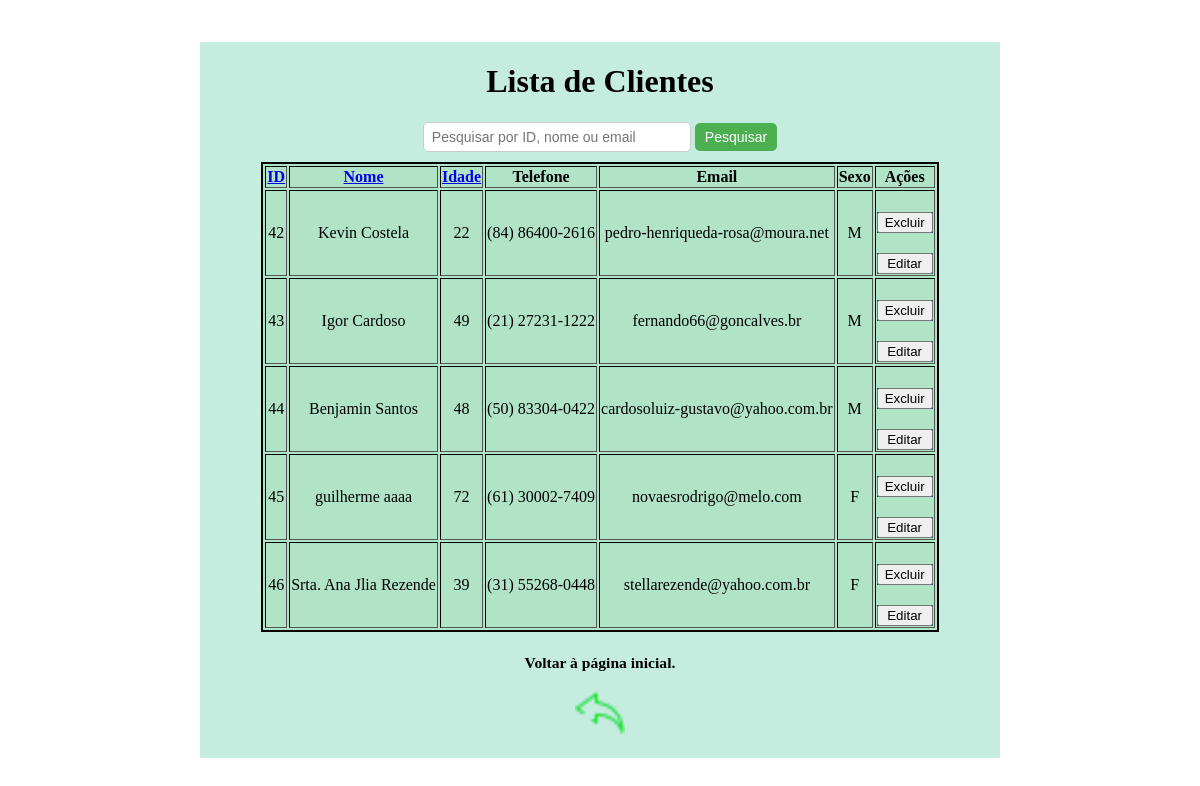
/gerenciar-clientes, run on an earlier commit of the app's database.
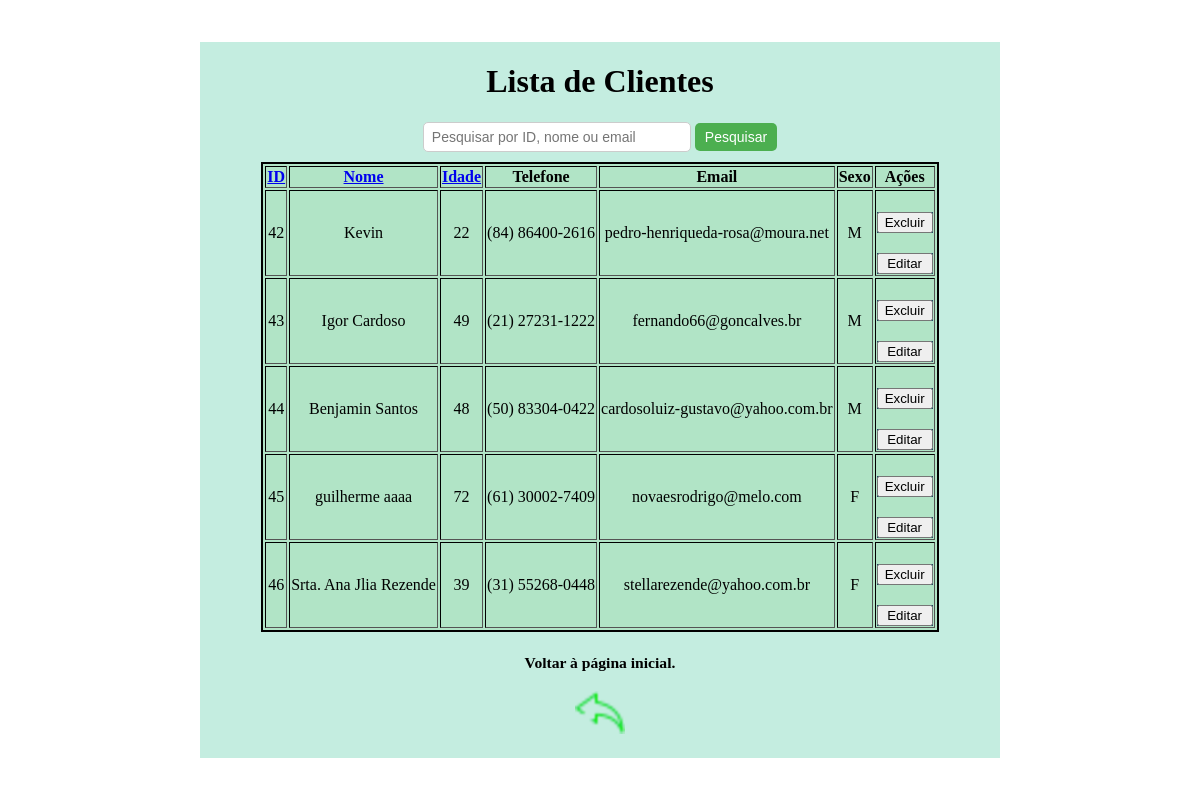
And on a later commit of the database.
### tables this page shows
CREATE TABLE clientes (
                id INTEGER PRIMARY KEY AUTOINCREMENT, 
                nome TEXT NOT NULL, 
                idade INTEGER NOT NULL,
                telefone TEXT,
                email TEXT,
                sexo TEXT CHECK (sexo IN ('M', 'F'))
        );

### app/controllers.py (the view)
    @app.route("/gerenciar-clientes")
    def gerenciar_clientes():
        return views.gerenciar_clientes()

### app/models.py (called while the page is built)
def conectar():
    conexao = sqlite3.connect("cadastro_clientes.db")
    return conexao

def buscar_clientes_ordenado(campo='id', busca='', ordem=True):
    conexao = conectar()
    conexao.row_factory = sqlite3.Row
    cursor = conexao.cursor()
    direcao = 'ASC' if ordem else 'DESC'
    campos_validos = ['id', 'nome', 'idade', 'sexo', 'email']
    if campo not in campos_validos:
        campo = 'id'
    query = f"""
        SELECT * FROM clientes
        WHERE id LIKE ? OR nome LIKE ? OR email LIKE ?
        ORDER BY {campo} {direcao}
    """
    cursor.execute(query, (f'%{busca}%', f'%{busca}%', f'%{busca}%'))
    clientes = cursor.fetchall()
    cursor.close()
    conexao.close()
    return clientes

### app/views.py (called while the page is built)
def gerenciar_clientes():
    try:
        campo = request.args.get("campo", "id")
        ordem = request.args.get("ordem", "asc") == "asc"
        busca = request.args.get("pesquisa", "")
        clientes = models.buscar_clientes_ordenado(campo=campo,busca=busca, ordem=ordem)
        return render_template('gerenciar_cliente.html', clientes=clientes, campo=campo, ordem=ordem, busca=busca)
    except Exception as e:
        return f"Erro ao buscar clientes: {str(e)}", 500

### app/templates/gerenciar_cliente.html (shortened to what this page needs)
<!DOCTYPE html>
<html lang="pt-br">
<head>
    <link rel="stylesheet" href="{{ url_for('static', filename='style.css') }}">
</head>
<body>
    <div class="container01">
        <h1 class="h101">Lista de Clientes</h1>
        <form action="{{ url_for('gerenciar_clientes')}}" method="GET" class="search-bar">
            <input type="text" name="pesquisa" placeholder="Pesquisar por ID, nome ou email" value="{{ request.args.get('pesquisa', '') }}">
            <button type="submit">Pesquisar</button>
        </form>
        <table border="1">
            <thead>
                <tr>
                    <th>
                        <a href="{{ url_for('gerenciar_clientes', campo='id', ordem='desc' if campo == 'id' and ordem == 'asc' else 'asc', pesquisa=request.args.get('pesquisa', '')) }}">
                            ID
                        </a>
                    </th>
                    <th>
                        <a href="{{ url_for('gerenciar_clientes', campo='nome', ordem='desc' if campo == 'nome' and ordem == 'asc' else 'asc', pesquisa=request.args.get('pesquisa', '')) }}">
                            Nome
                        </a>
                    </th>
                    <th>
                        <a href="{{ url_for('gerenciar_clientes', campo='idade', ordem='desc' if campo == 'idade' and ordem == 'asc' else 'asc', pesquisa=request.args.get('pesquisa', '')) }}">
                            Idade
                        </a>
                    </th>
                    <th>Telefone</th>
                    <th>Email</th>
                    <th>Sexo</th>
                    <th>Ações</th>
                </tr>
            </thead>
            <tbody>
                {% for cliente in clientes %}
                <tr>
                    <td>{{ cliente.id }}</td>
                    <td>{{ cliente.nome }}</td>
                    <td>{{ cliente.idade }}</td>
                    <td>{{ cliente.telefone }}</td>
                    <td>{{ cliente.email }}</td>
                    <td>{{ cliente.sexo }}</td>
                    <td>
                        <form class="form01" action="{{ url_for('deletar_cliente', id=cliente.id) }}" method="post" onsubmit="return confirm('Tem certeza que deseja excluir este cliente?');">
                            <button type="submit">Excluir</button>
                        </form>
                        <form class="form01" onsubmit="return false;">
                            <button type="button" onclick="editarLinha(this)">Editar</button>
                        </form>
                    </td>
                </tr>
                {% endfor %}
            </tbody>
        </table>
        <h3>
            <p><small>Voltar à página inicial.</small></p>
            <p>
                <a href="{{ url_for('pagina_inicial') }}" rel="prev">
                    <img src="{{ url_for('static', filename='imagem/setade voltar.png') }}" alt="Setade voltar">
                </a>
            </p>
        </h3>
    </div>
</body>
</html>

### app/static/style.css (style rules this page uses)
body { margin: 0; padding: 0; display: flex; justify-content: center; align-items: center; height: 100vh; }
.container01 { text-align: center; background-color: rgb(196, 237, 224); width: 500px; width: 80%; max-width: 800px; }
table { margin-left: auto; margin-right: auto; border: 2px solid #000000; table-layout: auto; background-color: #b1e4c6; }
form { display: flex; flex-direction: column; gap: 10px; margin-top: 20px; font-family: 'Times New Roman', Times, serif; font-size: 1em; }
.form01 { background-color: rgb(32, 76, 101); font-family: 'Times New Roman', Times, serif; }
.search-bar { display: contents; align-items: center; gap: 8px; }
.search-bar input[type="text"] { padding: 6px 8px; width: 250px; border: 1px solid #ccc; border-radius: 5px; font-size: 14px; }
.search-bar button { padding: 6px 10px; font-size: 14px; background-color: #4CAF50; color: white; border: none; border-radius: 5px; cursor: pointer; }
table { margin-top: 10px; }

What changed in the data, as far as the page shows it:
changed clientes "pedro-henriqueda-rosa@moura.net": nome "Kevin Costela" → "Kevin"
